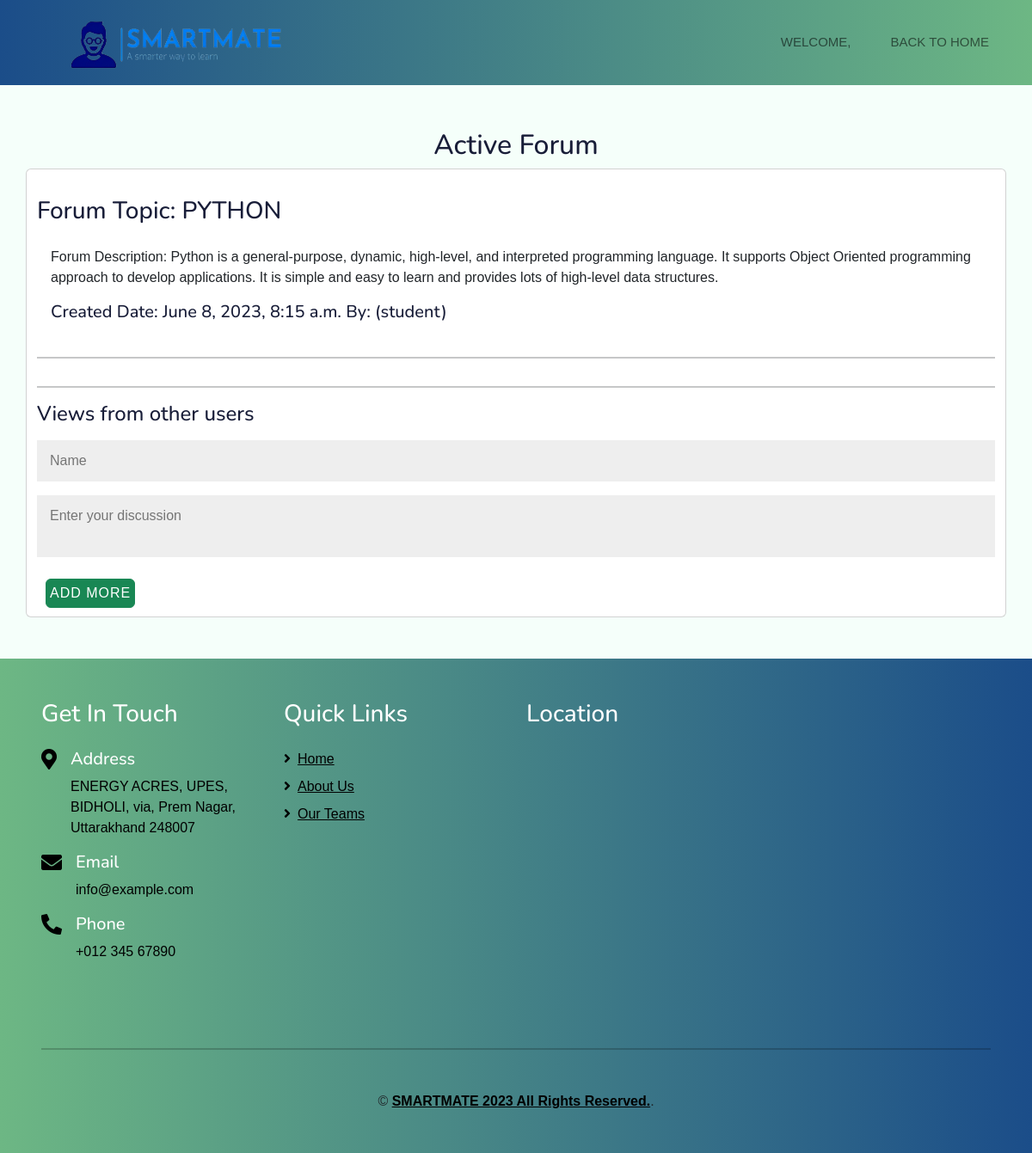
Page /discussionforum/ on the committed database.
### smartmate__1/models.py (models this page shows, shortened)
class Forum(models.Model):
    forum_id = models.BigAutoField(primary_key=True)
    name=models.CharField(max_length=200,default="anonymous")
    topic= models.CharField(max_length=300)
    description = models.CharField(max_length=1000,blank=True)
    date_created=models.DateTimeField(auto_now_add=True,null=True)
    created_by = models.CharField(max_length=200, null= True, default="anonymous")

### smartmate__1/views.py (the view, shortened to what this page needs)
# urls.py: path('discussionforum/', views.discussionforum, name='discussionforum'),
def discussionforum(request):
    forums = Forum.objects.all()
    discussions = Discussion.objects.all()
    return render(request, 'discussionforum.html', {'forums': forums, 'discussions': discussions})

### templates/discussionforum.html (shortened to what this page needs)
{% extends 'new_base.html' %}
{% load static %}
{% block content %}
<h2>Active Forum</h2>
{% for forum in forums %}
<div class="card box container">
  <br>
  <h5 class="card-title">
    <h3> Forum Topic: {{ forum.topic }}</h3>
  </h5>
  <div class="card-body container">
    <p>Forum Description: {{ forum.description }}</p>
    <h5>Created Date: {{forum.date_created}} By: {{ request.session.nm }} ({{forum.created_by}})</h5>
  </div>
  <hr>
  <hr>
  <h4>Views from other users</h4>
  <form method="POST" action="{% url 'discussionforum' %}">
    <input type="text" name="created_by" placeholder="Name" value="{{ request.session.login_type }}" required>
    <textarea name="discuss" placeholder="Enter your discussion" required></textarea>
    <button class="btn btn-success" style="width:fit-content; padding: 4px; margin:10px;">Add more</button>
  </form>
</div>
{% endfor %}
{% endblock content %}

### static/css/header.css (style rules this page uses)
:root { --primary: #06BBCC; --light: #F0FBFC; --dark: #181d38; }
.btn { font-family: 'Nunito', sans-serif; font-weight: 600; transition: .5s; }

### templates/discussionforum.html (style rules this page uses)
body { background: MintCream; margin-top: 150px; display: flex; justify-content: center; align-items: center; flex-direction: column; font-family: 'Montserrat', sans-serif; height: auto; }
input { background-color: #eee; border: none; padding: 12px 15px; margin: 8px 0; width: 100%; }
textarea { background-color: #eee; border: none; padding: 12px 15px; margin: 8px 0; width: 100%; resize: none; }
button { border-radius: 20px; border: 1px solid #4070f4; background-color: #4070f4; color: black; font-size: 12px; font-weight: bold; padding: 12px 45px; letter-spacing: 1px; text-transform: uppercase; transition: transform 80ms ease-in; }

### rows in the picture
Forum: topic "PYTHON", description "Python is a general-purpose, dynamic, high-level, and interpreted programming language. It supports Object Oriented programming approach to develop applications. It is simple and easy to learn and provides lots of high-level data structures.", date_created "June 8, 2023, 8:15 a.m.", created_by "student"
